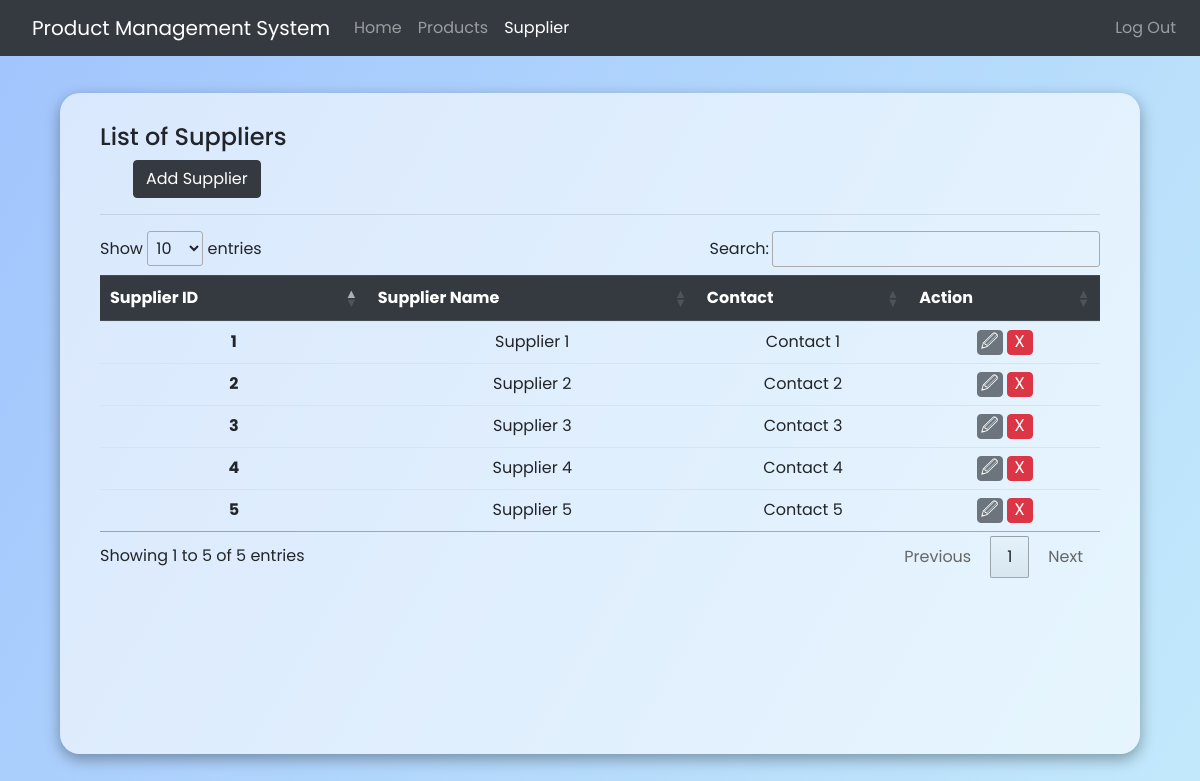
Screenshot of /supplier.php with the database file from the repository.
### tables this page shows
CREATE TABLE `tbl_supplier` (
  `tbl_supplier_id` int(11) NOT NULL,
  `supplier_name` varchar(255) NOT NULL,
  `supplier_contact` varchar(255) NOT NULL
);

### supplier.php (the view, shortened to what this page needs)
<?php include ("./conn/conn.php") ?>
<!DOCTYPE html>
<html lang="en">
<head>
    <link rel="stylesheet" href="https://cdn.jsdelivr.net/npm/bootstrap@4.6.2/dist/css/bootstrap.min.css">
    <link rel="stylesheet" href="https://cdn.datatables.net/1.13.7/css/jquery.dataTables.css" />
</head>
<body>
    <nav class="navbar navbar-expand-lg navbar-dark bg-dark">
        <a class="navbar-brand ml-3" href="">Product Management System</a>
        <div class="collapse navbar-collapse" id="navbarNav">
            <ul class="navbar-nav">
                <li class="nav-item">
                    <a class="nav-link" href="http://localhost/product-management/home.php">Home</a>
                </li>
                <li class="nav-item">
                    <a class="nav-link" href="http://localhost/product-management/products.php">Products</a>
                </li>
                <li class="nav-item active">
                    <a class="nav-link" href="http://localhost/product-management/supplier.php">Supplier</a>
                </li>
            </ul>
        </div>
        <div class="collapse navbar-collapse" id="navbarNav">
            <ul class="navbar-nav ml-auto">
                <li class="nav-item">
                    <a class="nav-link" href="http://localhost/product-management/index.php">Log Out</a>
                </li>
            </ul>
        </div>
    </nav>
    <div class="main">
        <div class="product-container">
            <div class="row">
            <h4 class="col-10 mr-4">List of Suppliers</h4>
                <div class="button ml-5">
                    <button type="button" class="btn btn-dark" data-toggle="modal" data-target="#addSupplierModal">Add Supplier</button>
                </div>
            </div>
            <hr>
            <div class="table-container table-responsive">
                <table class="table table-sm text-center" id="supplierTable">
                    <thead class="thead-dark">
                        <tr>
                            <th scope="col">Supplier ID</th>
                            <th scope="col">Supplier Name</th>
                            <th scope="col">Contact</th>
                            <th scope="col">Action</th>
                        </tr>
                    </thead>
                    <tbody>
                        <?php
                            $stmt = $conn->prepare("SELECT * FROM tbl_supplier");
                            $stmt->execute();
                            $result = $stmt->fetchAll();
                            foreach ($result as $row) {
                                $supplierID = $row["tbl_supplier_id"];
                                $supplierName = $row["supplier_name"];
                                $supplierContact = $row["supplier_contact"];
                                ?>
                                <tr>
                                    <th scope="row"><?= $supplierID ?></th>
                                    <td id="supplierName-<?= $supplierID ?>"><?= $supplierName ?></td>
                                    <td id="supplierContact-<?= $supplierID ?>"><?= $supplierContact ?></td>
                                    <td>
                                        <div class="action-button">
                                            <button class="btn btn-secondary" onclick="updateSupplier(<?= $supplierID ?>)">&#128393;</button>
                                            <button class="btn btn-danger" onclick="deleteSupplier(<?= $supplierID ?>)">X</button>
                                        </div>
                                    </td>
                                </tr>
                                <?php
                            }
                        ?>
                    </tbody>
                </table>
            </div>
        </div>
    </div>
</body>
</html>

### supplier.php (style rules this page uses)
* { margin: 0; padding: 0; box-sizing: border-box; font-family: 'Poppins', sans-serif !important; }
body { background-image: linear-gradient(120deg, #a1c4fd 0%, #c2e9fb 100%); }
.main { display: flex; justify-content: center; align-items: center; width: 100vw; height: 91.8vh; }
.product-container { width: 90%; height: 90%; box-shadow: rgba(0, 0, 0, 0.35) 0px 5px 15px; padding: 30px 40px; border-radius: 20px; background-color: rgba(255, 255, 255, 0.6); }
.action-button { display: flex; justify-content: center; }
.action-button > button { width: 25px; height: 25px; font-size: 17px; display: flex !important; justify-content: center; align-items: center; margin: 0px 2px; }

### rows the page displays
tbl_supplier: tbl_supplier_id "1", supplier_name "Supplier 1", supplier_contact "Contact 1"
tbl_supplier: tbl_supplier_id "2", supplier_name "Supplier 2", supplier_contact "Contact 2"
tbl_supplier: tbl_supplier_id "3", supplier_name "Supplier 3", supplier_contact "Contact 3"
tbl_supplier: tbl_supplier_id "4", supplier_name "Supplier 4", supplier_contact "Contact 4"
tbl_supplier: tbl_supplier_id "5", supplier_name "Supplier 5", supplier_contact "Contact 5"
